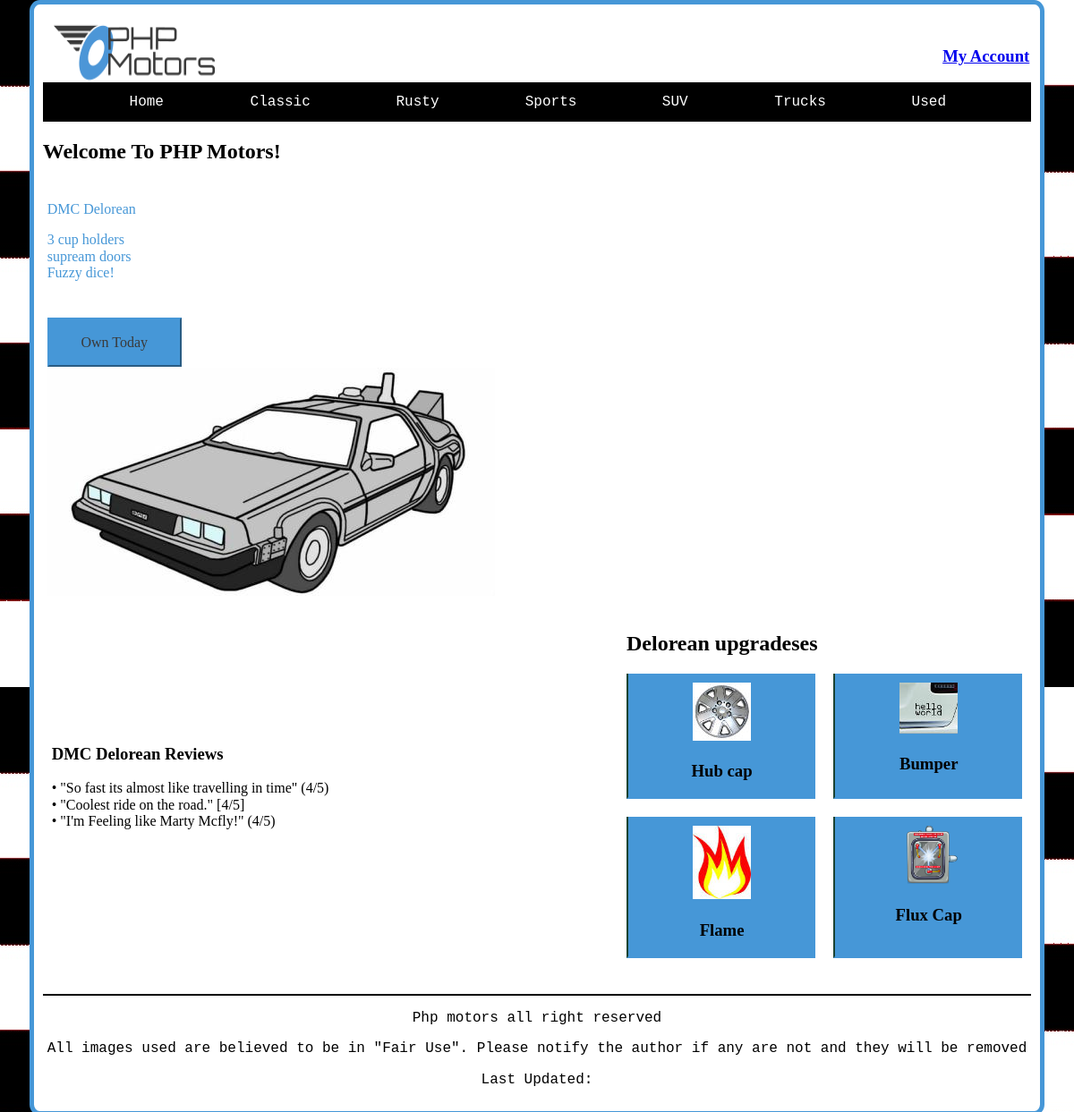
The page / on the database its author committed.
### tables this page shows
CREATE TABLE `carclassification` (
  `classificationId` int(11) NOT NULL,
  `classificationName` varchar(30) NOT NULL
);

### model/main-model.php (called while the page is built, shortened)
<?php
function getClassifications(){
    $db = phpmotorsConnect();
    $sql = 'SELECT * FROM carclassification ORDER BY classificationName ASC';
    $stmt = $db->prepare($sql);
    $stmt->execute();
    $classifications = $stmt->fetchAll();
    return $classifications;
  }
?>

### library/functions.php (the view, shortened to what this page needs)
<?php
function nav($classifications)
{
   $classifications = getClassifications();
   $navList = '<ul>';
   $navList .= "<li><a href='/phpmotors/' title='View the PHP Motors home page'>Home</a></li>";
   foreach ($classifications as $classification) {
      $navList .= "<li><a href='/phpmotors/vehicles?action=classification&classificationName="
         . urlencode($classification['classificationName']) .
         "' title='View our $classification[classificationName]
        product line'>$classification[classificationName]</a></li>";
   }
   $navList .= '</ul>';
   return $navList;
}

### index.php (shortened to what this page needs)
<?php
require_once 'model/main-model.php';
require_once 'library/functions.php';
$classifications = getClassifications();
$navList = nav($classifications);
$action = filter_input(INPUT_POST, 'action');
 if ($action == NULL){
  $action = filter_input(INPUT_GET, 'action');
 }
 switch ($action){
    default:
     include '/xampp/htdocs/phpmotors/views/home.php';
   }
?>

### views/home.php (shortened to what this page needs)
<!DOCTYPE html>
<html lang="en">
<head>
    <link rel="stylesheet" href="/phpmotors/css/style.css">
    <link rel="stylesheet" href="/phpmotors/css/normalize.css">
</head>
<body>
    <div class="content">
        <header>
            <?php require $_SERVER['DOCUMENT_ROOT'] . '/phpmotors/commons/header.php';
            ?>
        </header>
        <div class="person">
            <div class="container">
                <div class="container-inner">
                    <nav>
                    <?php echo $navList;
            ?>
                    </nav>
                </div>
            </div>
        </div>
        <main>
            <h2>Welcome To PHP Motors!</h2>
            <div class="car-content">
                <p>
                    DMC Delorean
                </p>
                <p>
                    3 cup holders <br> supream doors <br> Fuzzy dice!
                </p>
                <button class="sign-button"> Own Today </button>
                <div class="hero-ph">
                    <picture class="hero-ph">
                        <source media="(max-width: 500px)" srcset="/phpmotors/images/site/car.jpg" />
                        <source media="(max-width: 900px)" srcset="/phpmotors/images/site/car2.jpg" />
                        <source media="(max-width: 1600px)" srcset="/phpmotors/images/delorean.jpg" />
                        <img src="/phpmotors/images/delorean.jpg" alt="halo-image" />
                    </picture>
                </div>
            </div>
            <div class="lower-page">
                <div class="review">
                    <h3>DMC Delorean Reviews</h3>
                    <p>• "So fast its almost like travelling in time" (4/5) <br>
                        • "Coolest ride on the road." [4/5] <br>
                        • "I'm Feeling like Marty Mcfly!" (4/5)
                    </p>
                </div>
                <div class="upgradese">
                    <h2>Delorean upgradeses</h2>
                    <div class="day-image">
                        <div class="flex">
                            <div class="flex-col">
                                <span class="col-head" id="week1"></span>
                                <img id="img1" src="/phpmotors/images/upgrades/hub-cap.jpg" alt="hub cap" />
                                <h3>Hub cap</h3>
                            </div>
                            <div class="flex-col">
                                <span class="col-head" id="week2"></span>
                                <img id="img2" src="/phpmotors/images/upgrades/bumper_sticker.jpg" alt="bumper sticker" />
                                <h3>Bumper</h3>
                            </div>
                            <div class="flex-col">
                                <span class="col-head" id="week3"></span>
                                <img id="img3" src="/phpmotors/images/upgrades/flame.jpg" alt="flame" />
                                <h3>Flame</h3>
                            </div>
                            <div class="flex-col">
                                <span class="col-head" id="week4"></span>
                                <img id="img4" src="/phpmotors/images/upgrades/flux-cap.png" alt="flux cap" />
                                <h3>Flux Cap</h3>
                            </div>
                        </div>
                    </div>
                </div>
            </div>
         <div class="solid-line">
         </div>
<footer>
  <?php require $_SERVER['DOCUMENT_ROOT'] . '/phpmotors/commons/footer.php';
  ?>
</footer>
</div>
</body>
</html>

### commons/header.php (shortened to what this page needs)
<img class="logo-img" src="/phpmotors/images/site/logo.png" alt="company logo" >
<section class="header-title">
                       <br>
    <h3><?php if (isset($_SESSION['loggedin'])) {
          echo '<a href="/phpmotors/accounts/?action=Logout">
   Log Out</a>';
        } else {
          echo '<a href="/phpmotors/accounts/?action=Login">
  My Account</a>';
        } ?>
    </h3>
</section>

### commons/footer.php
<p>Php motors all right reserved </p>
        <p>All images used are believed to be in "Fair Use".
          Please notify the author if any are not and they will be removed</p>
            <p>Last Updated: <span id="time"></span></p>

### css/style.css (style rules this page uses)
html { box-sizing: border-box; }
*, *:before, *:after { box-sizing: inherit; }
nav { background-color: black; font-family:'Courier New', Courier, monospace; }
nav ul { list-style-type:none; padding: 0; margin: 0; }
nav ul li a { display:block; padding: .8rem 2%; text-decoration: none; color: #fff; }
ul { display: flex; justify-content: space-evenly; flex-wrap: wrap; flex-direction: row; }
.solid-line { border: 1px solid black; margin-top: 30px; background-color: black; width: 100%; }
footer { font-family: 'Courier New', Courier, monospace; text-align: center; padding-left: 5px; padding-right: 5px; }
body span { font-size: 15px; }
button { color: #fff; }
header { background-color: white; display: flex; padding-left: 2px; padding-right: 2px; color: #8d8d8d; align-content: stretch; justify-content: space-between; }
.content { padding: 10px; background-color:white; margin: auto; max-width: max-content; border: 5px solid #4697d7; border-radius: 1%; }
body { background-image:url(checkerboard.jpg); font-family: 'cursive', 'fantasy'; }
h2 { font-family: cursive; }
main { font-family: cursive; }
button { background-color: #4697d7; color: #272626; font-family: cursive; }
.sign-button { margin-bottom: 50px; width: 150px; height: 55px; background-color: #4697d7; margin-top: 25px; margin-bottom: 1px; color: #3a3a3a; text-align: center; border-color: #4697d7; font-family: cursive; }
.car-content { color: #4697d7; padding: 5px 5px; }
.day-image { display: block; }
.flex { display: grid; grid-template-columns: 1fr 1fr; grid-gap: 20px; }
.col-head, th { font-size: 1rem; background-color: #4697d7; color: white; }
.col-head, th { font-weight: 700; font-size: 1rem; background-color: #4697d7; color: white; }
.flex-col { flex: 1 1 auto; background-color: #4697d7; }
.flex-col, .column-col, .grid-col { border-bottom: 2px solid #4697d7; border-left: 2px solid #4697d7; text-align: center; }
@media only screen and (min-width: 64rem) { .lower-page { display: grid; grid-template-columns: 1fr 1fr; align-items: center; padding: 10px 10px; grid-gap: 200px; } }
@media only screen and (min-width: 64rem) { .day-image { display: block; } }
@media only screen and (min-width: 64rem) { .flex { display: grid; grid-template-columns: 1fr 1fr; grid-gap: 20px; } }
@media only screen and (min-width: 64rem) { .col-head, th { font-weight: 700; font-size: 1rem; background-color: #4697d7; color: white; } }
@media only screen and (min-width: 64rem) { .flex-col { flex: 1 1 auto; background-color: #4697d7; } }
@media only screen and (min-width: 64rem) { .flex-col, .column-col, .grid-col { border-bottom: 2px solid #4697d7; border-left: 2px solid #1B4332; text-align: center; } }
@media only screen and (min-width: 64rem) { .col-head { display: block; padding: 5px; text-align: center; } }
@media only screen and (min-width: 64rem) { .sign-button { width: 150px; height: 55px; background-color: #4697d7; margin-top: 25px; margin-bottom: 1px; color: #3a3a3a; text-align: center; border-color: #4697d7; font-family: cursive; } }

### rows shown on the page
carclassification: classificationName "Classic"
carclassification: classificationName "Rusty"
carclassification: classificationName "Sports"
carclassification: classificationName "SUV"
carclassification: classificationName "Trucks"
carclassification: classificationName "Used"
